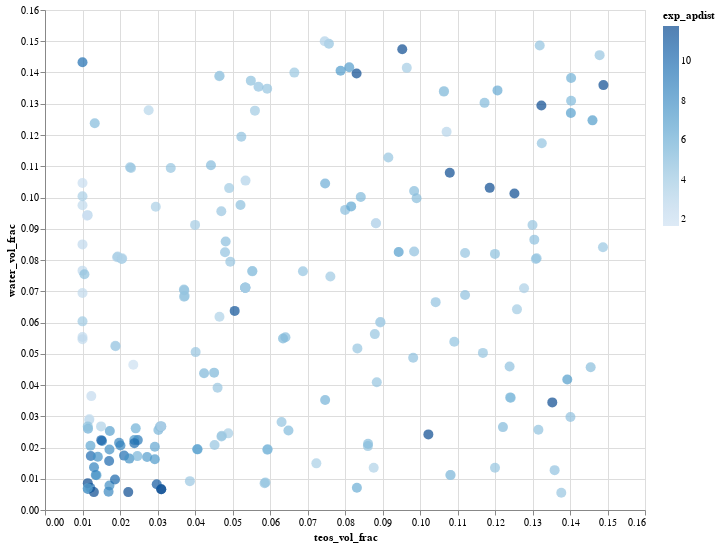

Source (notebook cell):
### Code cell
chart

### Figure 1 — Vega-Lite specification as saved in the notebook (floating-point values rounded to 4 significant figures; data arrays with more than 128 entries replaced by an {"elided": "..."} marker saying what was removed)
{"config": {"view": {"continuousWidth": 300, "continuousHeight": 300}}, "data": {"name": "data-578b459a1c43bf9bf387d61bb43dd9b1"}, "mark": {"type": "circle", "size": 100}, "encoding": {"color": {"field": "exp_apdist", "type": "quantitative"}, "tooltip": [{"field": "uuid", "type": "nominal"}, {"field": "image", "type": "nominal"}, {"field": "ap_distance", "type": "quantitative"}, {"field": "rank", "type": "quantitative"}, {"field": "campaign", "type": "nominal"}], "x": {"field": "teos_vol_frac", "type": "quantitative"}, "y": {"field": "water_vol_frac", "type": "quantitative"}}, "height": 500, "width": 600, "$schema": "https://vega.github.io/schema/vega-lite/v5.20.1.json", "datasets": {"data-578b459a1c43bf9bf387d61bb43dd9b1": {"elided": "220 records"}}}
